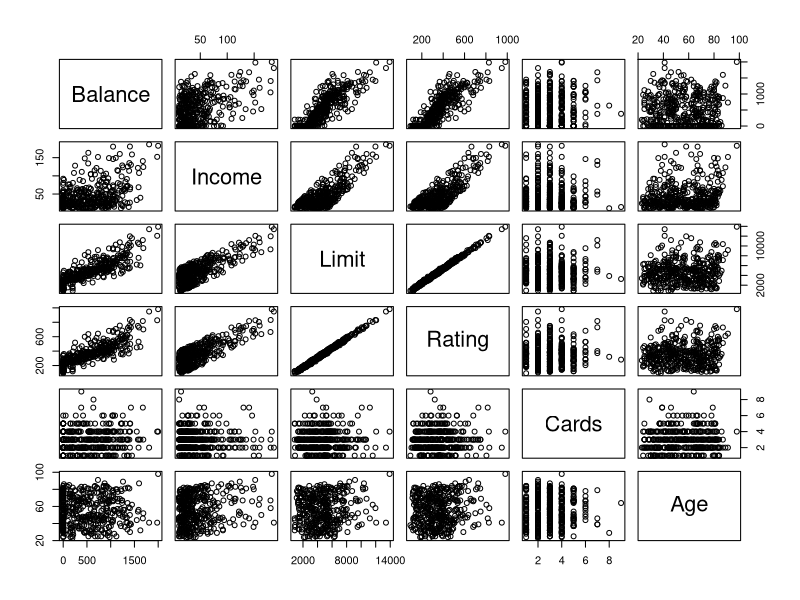
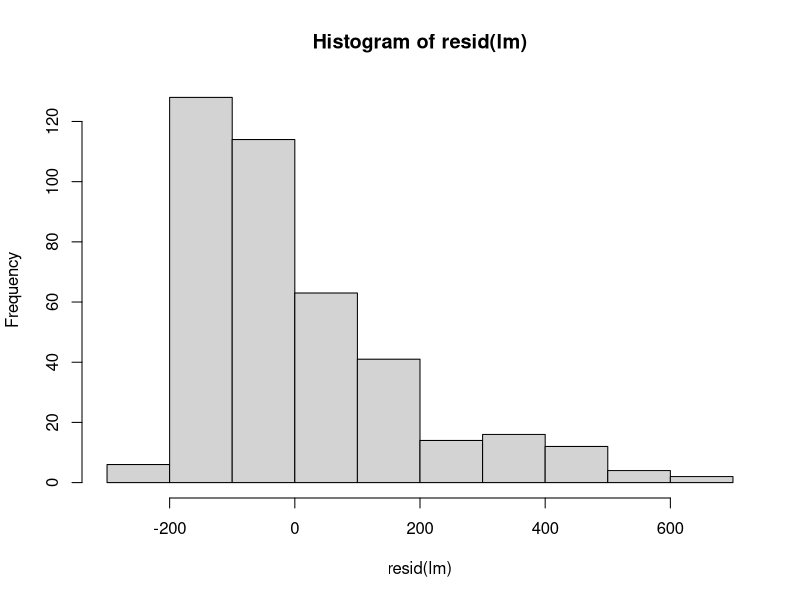

These charts were generated, in order, by the following R code: (Note: this script raises an error after producing the figures.)
#Read in Dataframe
creditDF <- read.csv("Credit.csv")
str(creditDF)
summary(creditDF)
creditDF$Education <- factor(creditDF$Education, levels = c("Some HS", "HS", "Some College", "College", "Post Grad"))

#Exploratory Data Analysis
#Continuous Variables
cor(creditDF[c(1:5,11)])
pairs(~Balance + Income + Limit + Rating + Cards + Age, data = creditDF)
lm <- lm(Balance ~ Income + Limit + Rating + Cards + Age, data = creditDF)
summary(lm)
lm2 <- lm(Balance ~ Income + Rating + Cards + Age, data = creditDF)
summary(lm2)
lm3 <- lm(Balance ~ Limit + Rating + Cards + Age, data = creditDF)
summary(lm3)
hist(resid(lm))
skewness(resid(lm))
kurtosis(resid(lm))
#Categorical Variables
boxplot(creditDF$Balance ~ creditDF$Education, main = "Balance by Education")
tapply(creditDF$Balance, creditDF$Education, summary)
table(creditDF$Education)
boxplot(creditDF$Balance ~ creditDF$Gender, main = "Balance by Gender")
tapply(creditDF$Balance, creditDF$Gender, summary)
table(creditDF$Gender)
boxplot(creditDF$Balance ~ creditDF$Student, main = "Balance by Student")
tapply(creditDF$Balance, creditDF$Student, summary)
table(creditDF$Student)
boxplot(creditDF$Balance ~ creditDF$Married, main = "Balance by Married")
tapply(creditDF$Balance, creditDF$Married, summary)
table(creditDF$Married)
boxplot(creditDF$Balance ~ creditDF$Area, main = "Balance by Area")
tapply(creditDF$Balance, creditDF$Area, summary)
table(creditDF$Area)

#Partition the data
n <- nrow(creditDF)
set.seed(2020)
trainIndex <- sample(1:n, size=round(0.6*n), replace = FALSE)
train <- creditDF[trainIndex, ]
test <- creditDF[-trainIndex, ]
#Check similarity
table(test$Education)
table(train$Education)
table(test$Gender)
table(train$Gender)
table(test$Student)
table(train$Student)
table(test$Married)
table(train$Married)
table(test$Area)
table(train$Area)

#Regression Models
lmAll <- lm(Balance ~., data = train)
summary(lmAll)
lm4 <- lm(Balance ~. - Gender - Married - Area, data = train)
summary(lm4)
lm5 <- lm(Balance ~. - Gender - Married - Area - Rating, data = train)
summary(lm5)
lm6 <- lm(Balance ~. - Gender - Married - Area - Rating - Age, data = train)
summary(lm6)
lm7 <- lm(Balance ~. - Gender - Married - Area - Rating - Age - Education, data = train)
summary(lm7)
lmStepped <- step(lmAll)
summary(lmStepped)

#Test Regressions
predict.test1 <- predict(lm4, test)
error1 <- test$Balance - predict.test1
(sse1 <- sum(error1^2))
(rmse1 <- sqrt(sse1/nrow(test)))
(mad1 <- mean(abs(error1)))
(mape1 <- mean(abs(error1)/test$Balance))
predict.test2 <- predict(lm5, test)
error2 <- test$Balance - predict.test2
(sse2 <- sum(error2^2))
(rmse2 <- sqrt(sse2/nrow(test)))
(mad2 <- mean(abs(error2)))
(mape2 <- mean(abs(error2)/test$Balance))
predict.test3 <- predict(lm6, test)
error3 <- test$Balance - predict.test3
(sse3 <- sum(error3^2))
(rmse3 <- sqrt(sse3/nrow(test)))
(mad3 <- mean(abs(error3)))
(mape3 <- mean(abs(error3)/test$Balance))